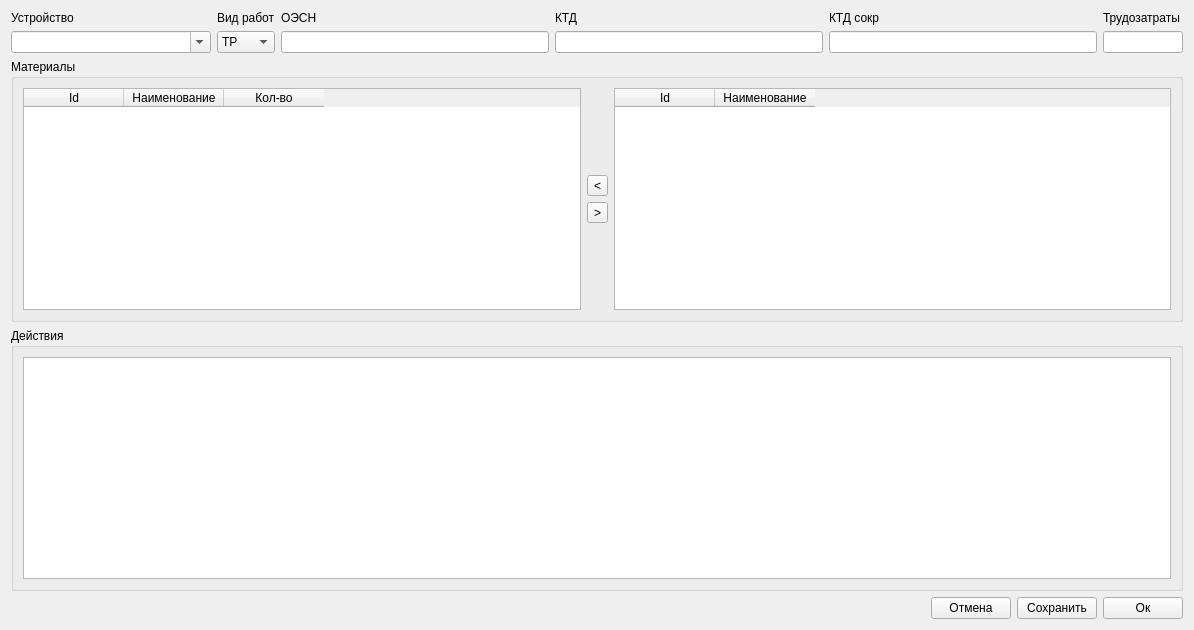
<?xml version="1.0" encoding="UTF-8"?>
<ui version="4.0">
 <class>NormativeForm</class>
 <widget class="QWidget" name="NormativeForm">
  <property name="geometry">
   <rect>
    <x>0</x>
    <y>0</y>
    <width>1194</width>
    <height>630</height>
   </rect>
  </property>
  <property name="windowTitle">
   <string>Нормативы</string>
  </property>
  <layout class="QVBoxLayout" name="verticalLayout_8">
   <item>
    <layout class="QHBoxLayout" name="horizontalLayout">
     <item>
      <layout class="QVBoxLayout" name="verticalLayout">
       <item>
        <widget class="QLabel" name="label">
         <property name="text">
          <string>Устройство</string>
         </property>
        </widget>
       </item>
       <item>
        <widget class="QComboBox" name="deviceBox">
         <property name="minimumSize">
          <size>
           <width>200</width>
           <height>0</height>
          </size>
         </property>
         <property name="editable">
          <bool>true</bool>
         </property>
        </widget>
       </item>
      </layout>
     </item>
     <item>
      <layout class="QVBoxLayout" name="verticalLayout_2">
       <item>
        <widget class="QLabel" name="label_2">
         <property name="text">
          <string>Вид работ</string>
         </property>
        </widget>
       </item>
       <item>
        <widget class="QComboBox" name="workBox">
         <item>
          <property name="text">
           <string>ТР</string>
          </property>
         </item>
         <item>
          <property name="text">
           <string>КР</string>
          </property>
         </item>
        </widget>
       </item>
      </layout>
     </item>
     <item>
      <layout class="QVBoxLayout" name="verticalLayout_5">
       <property name="sizeConstraint">
        <enum>QLayout::SetMaximumSize</enum>
       </property>
       <item>
        <widget class="QLabel" name="label_4">
         <property name="text">
          <string>ОЭСН</string>
         </property>
        </widget>
       </item>
       <item>
        <widget class="QLineEdit" name="oesnEdit"/>
       </item>
      </layout>
     </item>
     <item>
      <layout class="QVBoxLayout" name="verticalLayout_6">
       <item>
        <widget class="QLabel" name="label_5">
         <property name="text">
          <string>КТД</string>
         </property>
        </widget>
       </item>
       <item>
        <widget class="QLineEdit" name="ktdEdit"/>
       </item>
      </layout>
     </item>
     <item>
      <layout class="QVBoxLayout" name="verticalLayout_7">
       <item>
        <widget class="QLabel" name="label_6">
         <property name="text">
          <string>КТД сокр</string>
         </property>
        </widget>
       </item>
       <item>
        <widget class="QLineEdit" name="ktdShortEdit"/>
       </item>
      </layout>
     </item>
     <item>
      <layout class="QVBoxLayout" name="verticalLayout_3">
       <property name="sizeConstraint">
        <enum>QLayout::SetMinimumSize</enum>
       </property>
       <item>
        <widget class="QLabel" name="label_3">
         <property name="maximumSize">
          <size>
           <width>80</width>
           <height>16777215</height>
          </size>
         </property>
         <property name="text">
          <string>Трудозатраты</string>
         </property>
        </widget>
       </item>
       <item>
        <widget class="QLineEdit" name="workEdit">
         <property name="maximumSize">
          <size>
           <width>80</width>
           <height>16777215</height>
          </size>
         </property>
        </widget>
       </item>
      </layout>
     </item>
    </layout>
   </item>
   <item>
    <widget class="QGroupBox" name="groupBox">
     <property name="title">
      <string>Материалы</string>
     </property>
     <layout class="QHBoxLayout" name="horizontalLayout_2">
      <item>
       <widget class="DragDropTable" name="normativeTable">
        <property name="acceptDrops">
         <bool>true</bool>
        </property>
        <property name="dragEnabled">
         <bool>true</bool>
        </property>
        <property name="dragDropOverwriteMode">
         <bool>false</bool>
        </property>
        <property name="dragDropMode">
         <enum>QAbstractItemView::DragDrop</enum>
        </property>
        <property name="sortingEnabled">
         <bool>false</bool>
        </property>
        <attribute name="verticalHeaderVisible">
         <bool>false</bool>
        </attribute>
        <column>
         <property name="text">
          <string>Id</string>
         </property>
        </column>
        <column>
         <property name="text">
          <string>Наименование</string>
         </property>
        </column>
        <column>
         <property name="text">
          <string>Кол-во</string>
         </property>
        </column>
       </widget>
      </item>
      <item>
       <layout class="QVBoxLayout" name="verticalLayout_4">
        <item>
         <spacer name="verticalSpacer">
          <property name="orientation">
           <enum>Qt::Vertical</enum>
          </property>
          <property name="sizeHint" stdset="0">
           <size>
            <width>20</width>
            <height>40</height>
           </size>
          </property>
         </spacer>
        </item>
        <item>
         <widget class="QToolButton" name="addMatButton">
          <property name="text">
           <string>&lt;</string>
          </property>
         </widget>
        </item>
        <item>
         <widget class="QToolButton" name="removeMatButton">
          <property name="text">
           <string>&gt;</string>
          </property>
         </widget>
        </item>
        <item>
         <spacer name="verticalSpacer_2">
          <property name="orientation">
           <enum>Qt::Vertical</enum>
          </property>
          <property name="sizeHint" stdset="0">
           <size>
            <width>20</width>
            <height>40</height>
           </size>
          </property>
         </spacer>
        </item>
       </layout>
      </item>
      <item>
       <widget class="DragDropTable" name="materialsTable">
        <property name="maximumSize">
         <size>
          <width>16777215</width>
          <height>16777215</height>
         </size>
        </property>
        <property name="acceptDrops">
         <bool>true</bool>
        </property>
        <property name="dragEnabled">
         <bool>true</bool>
        </property>
        <property name="dragDropOverwriteMode">
         <bool>false</bool>
        </property>
        <property name="dragDropMode">
         <enum>QAbstractItemView::DragDrop</enum>
        </property>
        <property name="sortingEnabled">
         <bool>true</bool>
        </property>
        <attribute name="verticalHeaderVisible">
         <bool>false</bool>
        </attribute>
        <column>
         <property name="text">
          <string>Id</string>
         </property>
        </column>
        <column>
         <property name="text">
          <string>Наименование</string>
         </property>
        </column>
       </widget>
      </item>
     </layout>
    </widget>
   </item>
   <item>
    <widget class="QGroupBox" name="groupBox_2">
     <property name="title">
      <string>Действия</string>
     </property>
     <layout class="QHBoxLayout" name="horizontalLayout_4">
      <item>
       <widget class="QPlainTextEdit" name="actionsTextEdit"/>
      </item>
     </layout>
    </widget>
   </item>
   <item>
    <layout class="QHBoxLayout" name="horizontalLayout_3">
     <item>
      <spacer name="horizontalSpacer">
       <property name="orientation">
        <enum>Qt::Horizontal</enum>
       </property>
       <property name="sizeHint" stdset="0">
        <size>
         <width>40</width>
         <height>20</height>
        </size>
       </property>
      </spacer>
     </item>
     <item>
      <widget class="QPushButton" name="cancelButton">
       <property name="text">
        <string>Отмена</string>
       </property>
      </widget>
     </item>
     <item>
      <widget class="QPushButton" name="saveButton">
       <property name="text">
        <string>Сохранить</string>
       </property>
      </widget>
     </item>
     <item>
      <widget class="QPushButton" name="okButton">
       <property name="text">
        <string>Ок</string>
       </property>
      </widget>
     </item>
    </layout>
   </item>
  </layout>
 </widget>
 <customwidgets>
  <customwidget>
   <class>DragDropTable</class>
   <extends>QTableWidget</extends>
   <header>dragdroptable.h</header>
  </customwidget>
 </customwidgets>
 <resources/>
 <connections/>
</ui>
